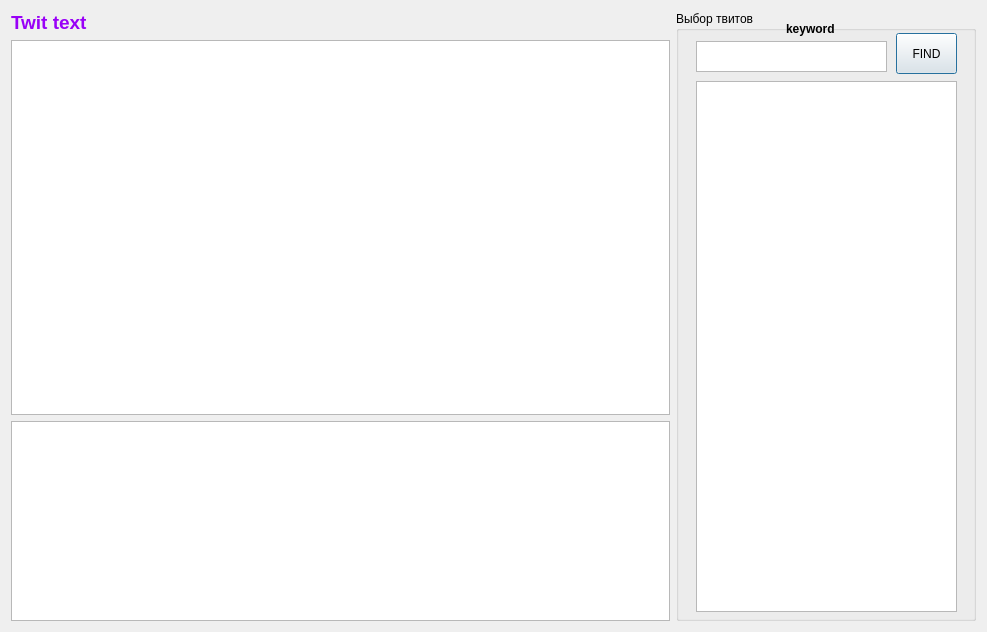
<?xml version="1.0" encoding="UTF-8"?>
<ui version="4.0">
 <class>Dialog</class>
 <widget class="QDialog" name="Dialog">
  <property name="geometry">
   <rect>
    <x>0</x>
    <y>0</y>
    <width>987</width>
    <height>632</height>
   </rect>
  </property>
  <property name="windowTitle">
   <string>Dialog</string>
  </property>
  <layout class="QGridLayout" name="gridLayout">
   <item row="0" column="0">
    <widget class="QLabel" name="label_2">
     <property name="text">
      <string>&lt;html&gt;&lt;head/&gt;&lt;body&gt;&lt;p&gt;&lt;span style=&quot; font-size:14pt; font-weight:600; color:#9900f7;&quot;&gt;Twit text&lt;/span&gt;&lt;/p&gt;&lt;/body&gt;&lt;/html&gt;</string>
     </property>
    </widget>
   </item>
   <item row="0" column="1" rowspan="3">
    <widget class="QGroupBox" name="groupBox">
     <property name="minimumSize">
      <size>
       <width>300</width>
       <height>0</height>
      </size>
     </property>
     <property name="maximumSize">
      <size>
       <width>1000</width>
       <height>16777215</height>
      </size>
     </property>
     <property name="title">
      <string>Выбор твитов</string>
     </property>
     <widget class="QLabel" name="label">
      <property name="geometry">
       <rect>
        <x>110</x>
        <y>10</y>
        <width>91</width>
        <height>16</height>
       </rect>
      </property>
      <property name="text">
       <string>&lt;html&gt;&lt;head/&gt;&lt;body&gt;&lt;p&gt;&lt;span style=&quot; font-weight:600;&quot;&gt;keyword&lt;/span&gt;&lt;/p&gt;&lt;/body&gt;&lt;/html&gt;</string>
      </property>
     </widget>
     <widget class="QPlainTextEdit" name="plainTextEdit_2">
      <property name="geometry">
       <rect>
        <x>20</x>
        <y>30</y>
        <width>191</width>
        <height>31</height>
       </rect>
      </property>
     </widget>
     <widget class="QPushButton" name="pushButton">
      <property name="geometry">
       <rect>
        <x>220</x>
        <y>22</y>
        <width>61</width>
        <height>41</height>
       </rect>
      </property>
      <property name="text">
       <string>FIND</string>
      </property>
     </widget>
     <widget class="QTreeView" name="treeView">
      <property name="geometry">
       <rect>
        <x>20</x>
        <y>70</y>
        <width>261</width>
        <height>531</height>
       </rect>
      </property>
     </widget>
    </widget>
   </item>
   <item row="1" column="0">
    <widget class="QTextEdit" name="textEdit_2"/>
   </item>
   <item row="2" column="0">
    <widget class="QPlainTextEdit" name="plainTextEdit">
     <property name="minimumSize">
      <size>
       <width>0</width>
       <height>33</height>
      </size>
     </property>
     <property name="maximumSize">
      <size>
       <width>16777215</width>
       <height>200</height>
      </size>
     </property>
    </widget>
   </item>
  </layout>
 </widget>
 <resources/>
 <connections/>
</ui>
